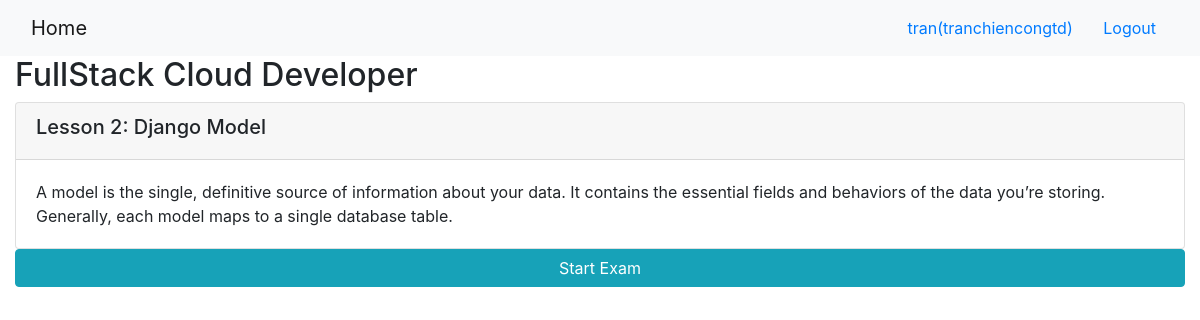
Page /onlinecourse/1/ (signed in) on the committed database.
### onlinecourse/models.py (models this page shows, shortened)
class Course(models.Model):
    name = models.CharField(null=False, max_length=30, default='online course')
    image = models.ImageField(upload_to='course_images/')
    description = models.CharField(max_length=1000)
    pub_date = models.DateField(null=True)
    instructors = models.ManyToManyField(Instructor)
    users = models.ManyToManyField(settings.AUTH_USER_MODEL, through='Enrollment')
    total_enrollment = models.IntegerField(default=0)
    is_enrolled = False

class Lesson(models.Model):
    title = models.CharField(max_length=200, default="title")
    order = models.IntegerField(default=0)
    course = models.ForeignKey(Course, on_delete=models.CASCADE)
    content = models.TextField()

### onlinecourse/views.py (the view)
# urls.py: path('<int:pk>/', views.CourseDetailView.as_view(), name='course_details'),
class CourseDetailView(generic.DetailView):
    model = Course
    template_name = 'onlinecourse/course_detail_bootstrap.html'

### onlinecourse/templates/onlinecourse/course_detail_bootstrap.html (shortened to what this page needs)
<!DOCTYPE html>
<html lang="en">
<head>
     {% load static %}
    <link rel="stylesheet" href="https://maxcdn.bootstrapcdn.com/bootstrap/4.5.2/css/bootstrap.min.css">
</head>
<body>
    <nav class="navbar navbar-light bg-light">
        <div class="container-fluid">
            <div class="navbar-header">
                  <a class="navbar-brand" href="{% url 'onlinecourse:index' %}">Home</a>
            </div>
            <ul class="nav navbar-nav navbar-right">
                {% if user.is_authenticated %}
                <li>
                    <a class="btn btn-link" href="#">{{ user.first_name }}({{ user.username }})</a>
                    <a class="btn btn-link" href="{% url 'onlinecourse:logout' %}">Logout</a>
                </li>
                {% endif %}
            </ul>
        </div>
    </nav>
    <div class="container-fluid">
            <h2>{{ course.name }}</h2>
            <div class="card-columns-vertical">
                {% for lesson in course.lesson_set.all %}
                    <div class="card mt-1">
                        <div class="card-header"><h5>Lesson {{lesson.order|add:1}}: {{lesson.title}}</h5></div>
                        <div class="card-body">{{lesson.content}}</div>
                    </div>
                {% endfor %}
            </div>
            <button data-toggle="collapse" data-target="#exam"
                 class="btn btn-info" role="button" style="width:100%">
                Start Exam</button>
    </div>
</body>
</html>

### rows in the picture
Course: name "FullStack Cloud Developer"
Lesson: order|add "2", title "Django Model", content "A model is the single, definitive source of information about your data. It contains the essential fields and behaviors of the data you’re storing. Generally, each model maps to a single database table."

### other values in the picture
{{ user.first_name }} "tran"
{{ user.username }} "tranchiencongtd"
